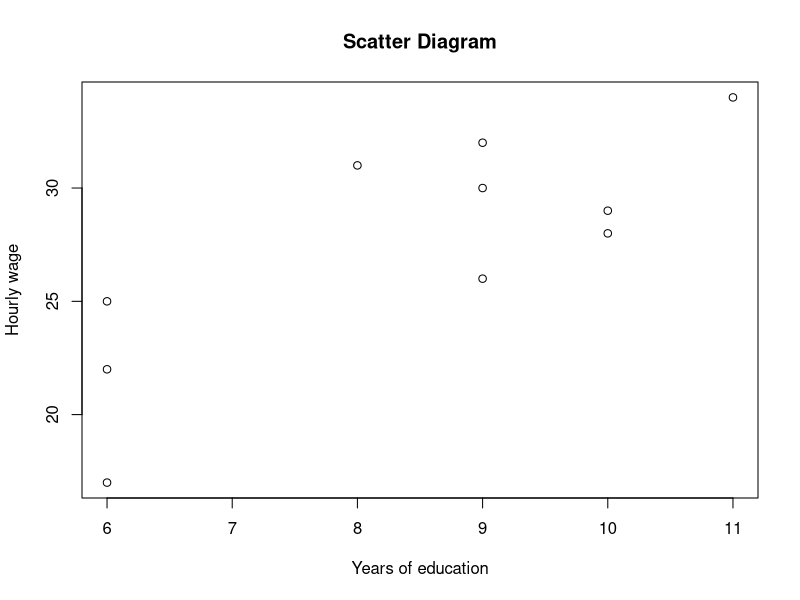

Write the R code that produced this figure.
data <-read.csv("table2.csv")
head(data)

scatter <- plot(formula=wage~educ, data=data, main="Scatter Diagram", xlab="Years of education", ylab="Hourly wage")

